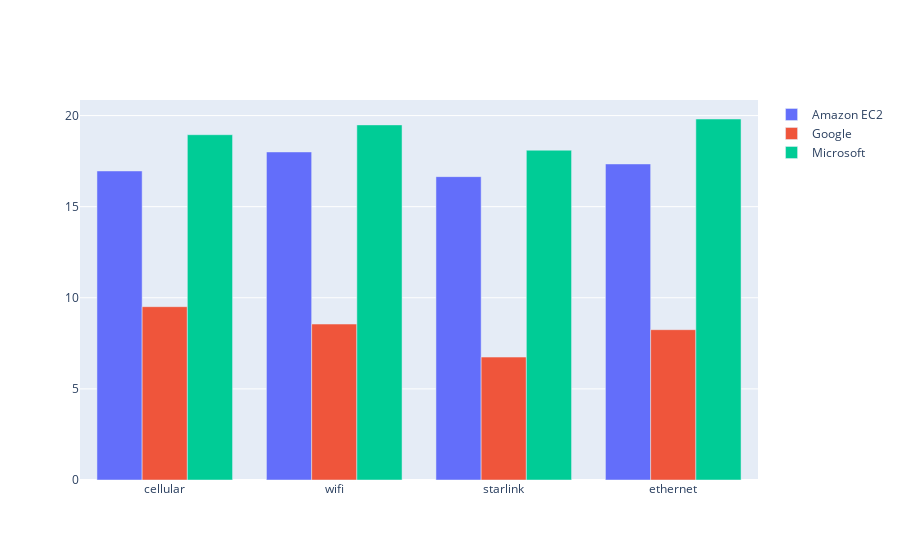

Notebook code for this chart:
### Code cell
fig = go.Figure()

for provider in df_hops.dc_provider.unique():
    fig.add_trace(
        go.Bar(name=provider,
               x=df_hops.loc[df_hops.dc_provider==provider, "probe_type"],
               y=df_hops.loc[df_hops.dc_provider==provider, "mean_hops"]
              )
    )


fig.update_layout(barmode='group')
fig.show()

### Figure 1 — Plotly figure (JSON) as saved in the notebook; plotly's stock layout.template omitted (floating-point values rounded to 4 significant figures)
{"data": [{"name": "Amazon EC2", "type": "bar", "x": ["cellular", "wifi", "starlink", "ethernet"], "y": [16.96, 18.0, 16.65, 17.34]}, {"name": "Google", "type": "bar", "x": ["cellular", "wifi", "starlink", "ethernet"], "y": [9.512, 8.559, 6.746, 8.249]}, {"name": "Microsoft", "type": "bar", "x": ["cellular", "wifi", "starlink", "ethernet"], "y": [18.95, 19.49, 18.1, 19.81]}], "layout": {"barmode": "group"}}
